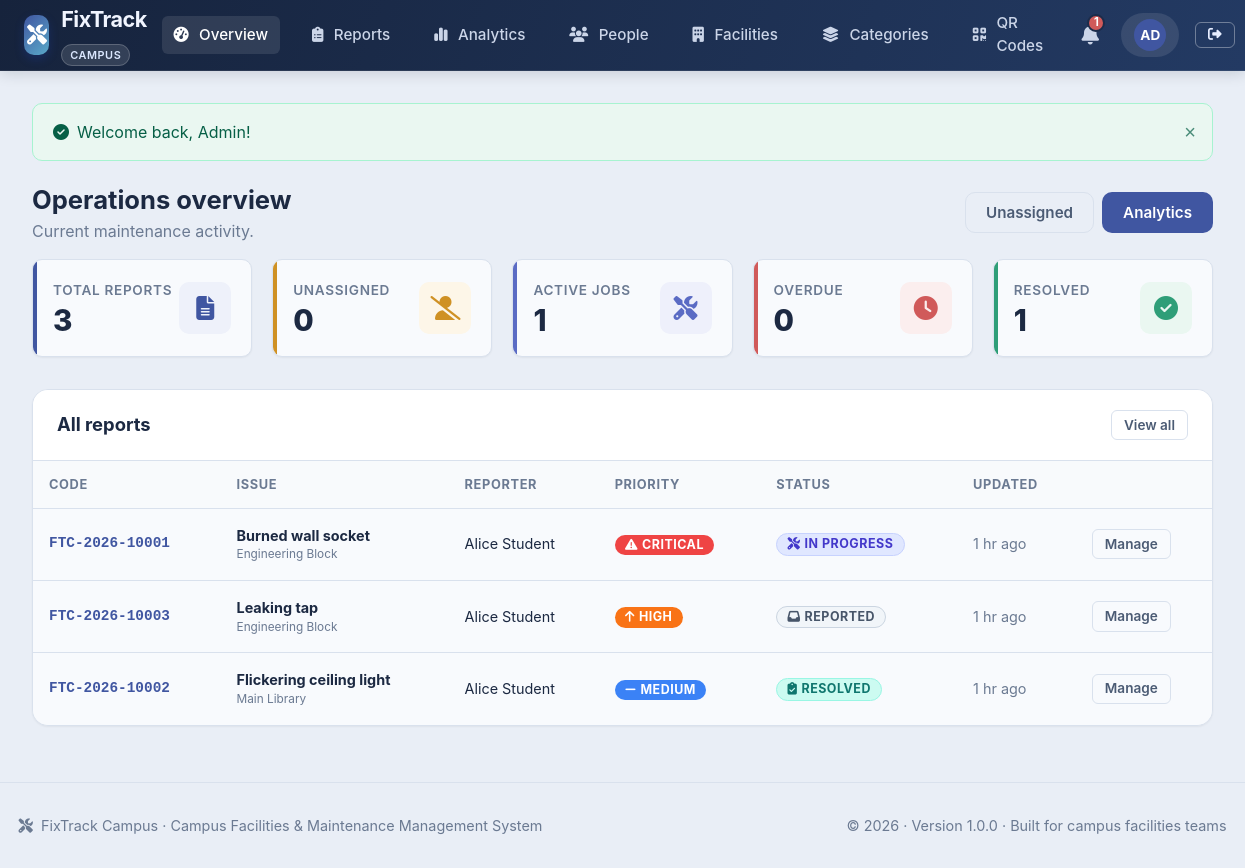
Page /admin/dashboard.php (signed in) on the committed database.
### tables this page shows
CREATE TABLE reports (
    id INT AUTO_INCREMENT PRIMARY KEY,
    tracking_code VARCHAR(30) NOT NULL UNIQUE,
    student_id INT NULL,                        
    guest_name VARCHAR(100) NULL,
    guest_email VARCHAR(150) NULL,
    guest_token VARCHAR(64) NULL UNIQUE,        
    is_guest TINYINT(1) NOT NULL DEFAULT 0,
    category_id INT NOT NULL,
    facility_id INT NOT NULL,
    room_number VARCHAR(100) NOT NULL,
    title VARCHAR(200) NOT NULL,
    description TEXT NOT NULL,
    priority ENUM('low', 'medium', 'high', 'critical') NOT NULL DEFAULT 'medium',
    status ENUM('REPORTED', 'UNDER REVIEW', 'APPROVED', 'ASSIGNED', 'IN PROGRESS',
                'RESOLVED', 'VERIFIED', 'CLOSED', 'REJECTED') NOT NULL DEFAULT 'REPORTED',
    deadline DATETIME NULL,
    rejection_reason TEXT NULL,
    resolved_at DATETIME NULL,
    verified_at DATETIME NULL,
    closed_at DATETIME NULL,
    created_at DATETIME NOT NULL DEFAULT CURRENT_TIMESTAMP,
    updated_at DATETIME NOT NULL DEFAULT CURRENT_TIMESTAMP ON UPDATE CURRENT_TIMESTAMP,
    CONSTRAINT fk_report_student FOREIGN KEY (student_id) REFERENCES users(id) ON DELETE CASCADE,
    CONSTRAINT fk_report_category FOREIGN KEY (category_id) REFERENCES categories(id) ON DELETE RESTRICT,
    CONSTRAINT fk_report_facility FOREIGN KEY (facility_id) REFERENCES facilities(id) ON DELETE RESTRICT,
    INDEX idx_report_tracking (tracking_code),
    INDEX idx_report_status (status),
    INDEX idx_report_priority (priority)
);

CREATE TABLE facilities (
    id INT AUTO_INCREMENT PRIMARY KEY,
    name VARCHAR(150) NOT NULL,
    building_code VARCHAR(30) NOT NULL UNIQUE,
    campus_zone VARCHAR(100) NOT NULL,
    description TEXT NULL,
    total_floors INT DEFAULT 1,
    is_active TINYINT(1) NOT NULL DEFAULT 1,
    created_at DATETIME NOT NULL DEFAULT CURRENT_TIMESTAMP
);

### admin/dashboard.php (the view, shortened to what this page needs)
<?php
require_once __DIR__ . '/../includes/functions.php';
$pdo = get_db();
$total      = (int)$pdo->query("SELECT COUNT(*) FROM reports")->fetchColumn();
$unassigned = (int)$pdo->query("SELECT COUNT(*) FROM reports r WHERE r.status='APPROVED' AND NOT EXISTS (SELECT 1 FROM assignments a WHERE a.report_id=r.id AND a.status<>'reassigned')")->fetchColumn();
$active     = (int)$pdo->query("SELECT COUNT(*) FROM reports WHERE status IN ('ASSIGNED','IN PROGRESS')")->fetchColumn();
$overdue    = (int)$pdo->query("SELECT COUNT(*) FROM reports WHERE deadline<NOW() AND status NOT IN ('RESOLVED','VERIFIED','CLOSED','REJECTED')")->fetchColumn();
$resolved   = (int)$pdo->query("SELECT COUNT(*) FROM reports WHERE status IN ('RESOLVED','VERIFIED','CLOSED')")->fetchColumn();
$reports = $pdo->query("
    SELECT r.*, c.name AS category_name, f.name AS facility_name,
           COALESCE(u.full_name, r.guest_name) AS reporter, r.is_guest
    FROM reports r JOIN categories c ON c.id=r.category_id
    JOIN facilities f ON f.id=r.facility_id LEFT JOIN users u ON u.id=r.student_id
    ORDER BY r.updated_at DESC LIMIT 10
")->fetchAll();
include __DIR__ . '/../includes/header.php';
?>
<div class="d-flex justify-between align-center mb-4" style="flex-wrap:wrap;gap:1rem">
    <div><h1 style="font-size:1.6rem">Operations overview</h1><p class="text-muted">Current maintenance activity.</p></div>
    <div class="d-flex gap-2">
        <a href="<?= e(url('admin/reports.php?status=APPROVED')) ?>" class="btn btn-outline">Unassigned</a>
        <a href="<?= e(url('admin/analytics.php')) ?>" class="btn btn-primary">Analytics</a>
    </div>
</div>
<div class="stats-grid">
    <div class="stat-card blue"><div class="stat-info"><div class="stat-label">Total reports</div><div class="stat-value"><?= (int)$total ?></div></div><div class="stat-icon"><i class="fas fa-file-lines"></i></div></div>
    <div class="stat-card orange"><div class="stat-info"><div class="stat-label">Unassigned</div><div class="stat-value"><?= (int)$unassigned ?></div></div><div class="stat-icon"><i class="fas fa-user-slash"></i></div></div>
    <div class="stat-card indigo"><div class="stat-info"><div class="stat-label">Active jobs</div><div class="stat-value"><?= (int)$active ?></div></div><div class="stat-icon"><i class="fas fa-screwdriver-wrench"></i></div></div>
    <div class="stat-card red"><div class="stat-info"><div class="stat-label">Overdue</div><div class="stat-value"><?= (int)$overdue ?></div></div><div class="stat-icon"><i class="fas fa-clock"></i></div></div>
    <div class="stat-card green"><div class="stat-info"><div class="stat-label">Resolved</div><div class="stat-value"><?= (int)$resolved ?></div></div><div class="stat-icon"><i class="fas fa-circle-check"></i></div></div>
</div>
<div class="card">
    <div class="card-header d-flex justify-between align-center"><h2 class="card-title">All reports</h2><a class="btn btn-outline btn-sm" href="<?= e(url('admin/reports.php')) ?>">View all</a></div>
    <div class="card-body p-0"><div class="table-responsive"><table class="table">
        <thead><tr><th>Code</th><th>Issue</th><th>Reporter</th><th>Priority</th><th>Status</th><th>Updated</th><th></th></tr></thead><tbody>
        <?php foreach ($reports as $r): ?><tr>
            <td class="tracking-code"><?= e($r['tracking_code']) ?></td>
            <td><strong><?= e($r['title']) ?></strong><div class="x-small text-muted"><?= e($r['facility_name']) ?></div></td>
            <td class="small"><?= e($r['reporter']) ?><?php if ($r['is_guest']): ?> <span class="badge badge-soft">Guest</span><?php endif; ?></td>
            <td><?= format_priority_badge($r['priority']) ?></td>
            <td><?= format_status_badge($r['status']) ?></td>
            <td class="small text-muted nowrap"><?= e(time_ago($r['updated_at'])) ?></td>
            <td><a class="btn btn-outline btn-sm" href="<?= e(url('admin/report-view.php?id=' . (int)$r['id'])) ?>">Manage</a></td>
        </tr><?php endforeach; ?>
        </tbody></table></div></div>
</div>
<?php include __DIR__ . '/../includes/footer.php'; ?>

### includes/functions.php (shortened to what this page needs)
<?php
function url(string $path = ''): string {
    return rtrim(BASE_URL, '/') . '/' . ltrim($path, '/');
}
function e(?string $value): string {
    return htmlspecialchars((string)($value ?? ''), ENT_QUOTES, 'UTF-8');
}
function format_status_badge(string $status): string {
    $colorClass = 'badge-secondary';
    $icon = 'info-circle';
    switch (strtoupper($status)) {
        case STATUS_REPORTED:
            $colorClass = 'badge-status-reported';
            $icon = 'inbox';
            break;
        case STATUS_IN_PROGRESS:
            $colorClass = 'badge-status-inprogress';
            $icon = 'tools';
            break;
        case STATUS_RESOLVED:
            $colorClass = 'badge-status-resolved';
            $icon = 'clipboard-check';
            break;
    }
    return '<span class="badge ' . $colorClass . '"><i class="fas fa-' . $icon . ' mr-1"></i> ' . e($status) . '</span>';
}
function format_priority_badge(string $priority): string {
    $p = strtolower($priority);
    $colorClass = 'badge-secondary';
    $icon = 'flag';
    switch ($p) {
        case 'critical':
            $colorClass = 'badge-priority-critical';
            $icon = 'exclamation-triangle';
            break;
        case 'high':
            $colorClass = 'badge-priority-high';
            $icon = 'arrow-up';
            break;
        case 'medium':
            $colorClass = 'badge-priority-medium';
            $icon = 'minus';
            break;
    }
    return '<span class="badge ' . $colorClass . '"><i class="fas fa-' . $icon . ' mr-1"></i> ' . ucfirst(e($priority)) . '</span>';
}
function time_ago(?string $datetime): string {
    $time = strtotime($datetime);
    $diff = time() - $time;
    if ($diff < 86400) {
        $h = floor($diff / 3600);
        return $h . ($h == 1 ? ' hr ago' : ' hrs ago');
    }
    return date('M j, Y', $time);
}
function get_flash(string $type): ?string {
    $key = 'flash_' . $type;
    if (isset($_SESSION[$key])) {
        $msg = $_SESSION[$key];
        return $msg;
    }
    return null;
}
function render_flash_messages(): string {
    $html = '';
    $types = ['success' => 'check-circle', 'error' => 'exclamation-circle', 'warning' => 'exclamation-triangle', 'info' => 'info-circle'];
    foreach ($types as $type => $icon) {
        $msg = get_flash($type);
        if ($msg) {
            $alertClass = ($type === 'error') ? 'alert-danger' : 'alert-' . $type;
            $html .= '<div class="alert ' . $alertClass . ' alert-dismissible fade show" role="alert">
                <i class="fas fa-' . $icon . ' mr-2"></i> ' . e($msg) . '
                <button type="button" class="close-btn" onclick="this.parentElement.remove()" aria-label="Close">&times;</button>
            </div>';
        }
    }
    return $html;
}

### assets/css/pages.css (style rules this page uses)
.tracking-code { font-family: ui-monospace, Menlo, monospace; font-size: .85rem; font-weight: 700; color: var(--primary); white-space: nowrap; }
.small { font-size: .82rem; }
.x-small { font-size: .74rem; }
.nowrap { white-space: nowrap; }
.card, .stat-card, .feature-card, .qr-card, .description-box, .form-control, .table, .dropzone-box, .pagination a, .pagination span, .demo-credentials code { background: var(--bg-card); }

### rows in the picture
reports: tracking_code "FTC-2026-10001", title "Burned wall socket", facility.name "Engineering Block", reporter "Alice Student", priority "CRITICAL", status "IN PROGRESS", updated_at "1 hr ago"
reports: tracking_code "FTC-2026-10003", title "Leaking tap", facility.name "Engineering Block", reporter "Alice Student", priority "HIGH", status "REPORTED", updated_at "1 hr ago"
reports: tracking_code "FTC-2026-10002", title "Flickering ceiling light", facility.name "Main Library", reporter "Alice Student", priority "MEDIUM", status "RESOLVED", updated_at "1 hr ago"

### other values in the picture
$link[0] "Overview"
$link[0] "Reports"
$link[0] "Analytics"
$link[0] "People"
$link[0] "Facilities"
$link[0] "Categories"
$link[0] "QR Codes"
$unread "1"
mb_substr($user['name'], 0, 2) "AD"
$msg "Welcome back, Admin!"
$total "3"
$unassigned "0"
$active "1"
$overdue "0"
$resolved "1"
